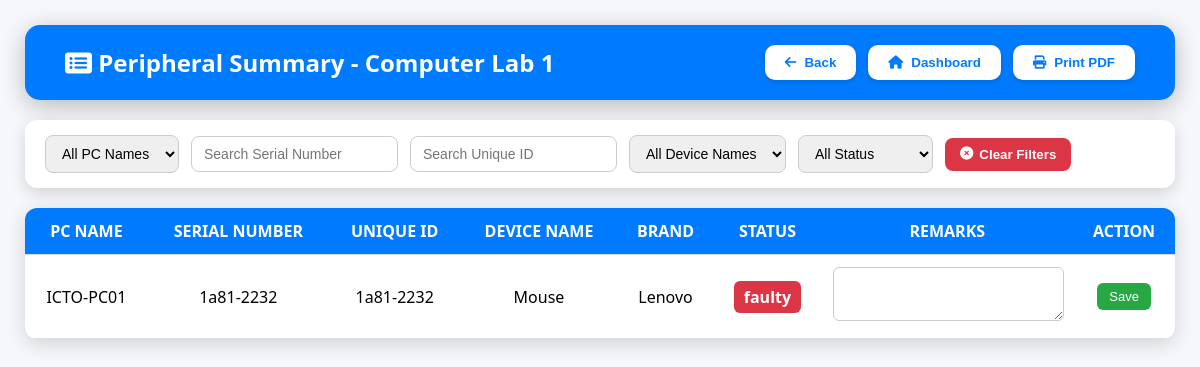
Screenshot of /comlab/1/inventory/peripheral with the database file from the repository.
### tables this page shows
CREATE TABLE peripherals(
    id INTEGER PRIMARY KEY AUTOINCREMENT,
    name text NOT NULL, 
    brand text NOT NULL, 
    serial_number text NOT NULL, 
    status text NOT NULL, 
    lab_id text NOT NULL, 
    assigned_pc text NOT NULL, unique_id TEXT, remarks TEXT, action text, disconnected_at TEXT, status_updated_at TEXT);

### app.py (the view)
@app.route("/comlab/<int:comlab_id>/inventory/peripheral")
def peripheral_summary(comlab_id):
    try:
        conn = sqlite3.connect(DB_FILE)
        conn.row_factory = sqlite3.Row
        cur = conn.cursor()
        cur.execute("""
            SELECT
                assigned_pc,name,brand,serial_number,unique_id,status,remarks
            FROM peripherals
            WHERE lab_id = ?
            ORDER BY assigned_pc ASC
        """, (comlab_id,))
        peripherals = cur.fetchall()
        conn.close()
        return render_template(
            "peripheral_summary.html",
            peripherals=peripherals,
            comlab_id=comlab_id
        )
    except Exception as e:
        return f"DB Error: {e}", 500

### templates/peripheral_summary.html (shortened to what this page needs)
<!DOCTYPE html>
<html lang="en">
<head>
<link rel="stylesheet" href="https://cdnjs.cloudflare.com/ajax/libs/font-awesome/6.0.0/css/all.min.css"/>
</head>
<body>
<header>
    <h2><i class="fa fa-list-alt"></i> Peripheral Summary - Computer Lab {{ comlab_id }}</h2>
    <div class="menu-buttons">
        <button onclick="window.location.href='/comlab/{{ comlab_id }}/inventory'"><i class="fas fa-arrow-left"></i> Back</button>
        <button onclick="window.location.href='/admin'"><i class="fas fa-home"></i> Dashboard</button>
        <button class="print-btn" onclick="window.print()"><i class="fas fa-print"></i> Print PDF</button>
    </div>
</header>
<div class="filters">
    <select id="filter-pc">
        <option value="">All PC Names</option>
    </select>
    <input type="text" id="filter-serial" placeholder="Search Serial Number">
    <input type="text" id="filter-unique" placeholder="Search Unique ID">
    <select id="filter-device">
        <option value="">All Device Names</option>
    </select>
    <select id="filter-status">
        <option value="">All Status</option>
    </select>
    <button class="clear-btn" id="clearFilters"><i class="fas fa-times-circle"></i> Clear Filters</button>
</div>
<table>
<thead>
<tr>
    <th>PC NAME</th>
    <th>SERIAL NUMBER</th>
    <th>UNIQUE ID</th>
    <th>DEVICE NAME</th>
    <th>BRAND</th>
    <th>STATUS</th>
    <th>REMARKS</th>
    <th>ACTION</th>
</tr>
</thead>
<tbody id="peripheralTable">
{% for p in peripherals %}
<tr>
    <td class="pc">{{ p.assigned_pc }}</td>
    <td class="serial">{{ p.serial_number }}</td>
    <td class="unique">{{ p.unique_id }}</td>
    <td class="device">{{ p.name }}</td>
    <td>{{ p.brand }}</td>
    <td class="status"><span class="badge {{ p.status }}">{{ p.status }}</span></td>
<td class="remarks" data-text="{{ p.remarks }}">
    <textarea id="remarks-{{ p.unique_id }}">{{ p.remarks }}</textarea>
</td>
    <td>
        <button class="save-btn" onclick="saveRemarks('{{ p.unique_id }}')">Save</button>
    </td>
</tr>
{% endfor %}
</tbody>
</table>
</body>
</html>

### templates/peripheral_summary.html (style rules this page uses)
:root { --primary:#007bff; --success:#28a745; --danger:#dc3545; --warning:#ffc107; --info:#17a2b8; --gray:#6c757d; }
body { font-family: "Segoe UI", sans-serif; background: #f5f7fa; margin: 0; padding: 25px; }
header { background: var(--primary); color: white; padding: 20px 40px; border-radius: 15px; display: flex; justify-content: space-between; align-items: center; margin-bottom: 20px; box-shadow:0 6px 25px rgba(0,0,0,0.25); }
header h2 { margin: 0; font-size: 24px; }
.menu-buttons { display:flex; gap:12px; }
.menu-buttons button { background:white; color:var(--primary); border:none; padding:10px 20px; border-radius:10px; cursor:pointer; font-weight:600; transition:0.25s; display:flex; align-items:center; gap:8px; box-shadow:0 2px 6px rgba(0,0,0,0.15); }
.filters { background: white; padding: 15px 20px; border-radius: 12px; box-shadow:0 5px 15px rgba(0,0,0,0.15); margin-bottom: 20px; display: flex; flex-wrap: wrap; gap: 12px; align-items: center; }
.filters input, .filters select { padding: 9px 12px; border-radius: 8px; border: 1px solid #ccc; font-size: 14px; }
.clear-btn, .print-btn { background: var(--danger); color: white; border: none; padding: 9px 15px; border-radius: 8px; cursor: pointer; font-weight: 600; display: flex; align-items:center; gap:6px; }
.print-btn { background: var(--info); }
table { width: 100%; background: white; border-collapse: collapse; border-radius: 12px; overflow: hidden; box-shadow:0 5px 20px rgba(0,0,0,0.15); }
th, td { padding: 12px; text-align: center; border-bottom: 1px solid #ddd; }
th { background: var(--primary); color: white; font-weight: 600; }
textarea { width: 95%; min-height: 40px; resize: vertical; padding: 6px; border-radius: 6px; border: 1px solid #ccc; }
.save-btn { background: var(--success); color: white; border: none; padding: 6px 12px; border-radius: 6px; cursor: pointer; font-size: 13px; }
.badge { padding: 5px 10px; border-radius: 6px; font-weight: 600; color: white; }
.faulty { background: var(--danger); }

### rows the page displays
peripherals: assigned_pc "ICTO-PC01", serial_number "1a81-2232", unique_id "1a81-2232", name "Mouse", brand "Lenovo", status "faulty"

### other values shown
{{ comlab_id }} "1"
